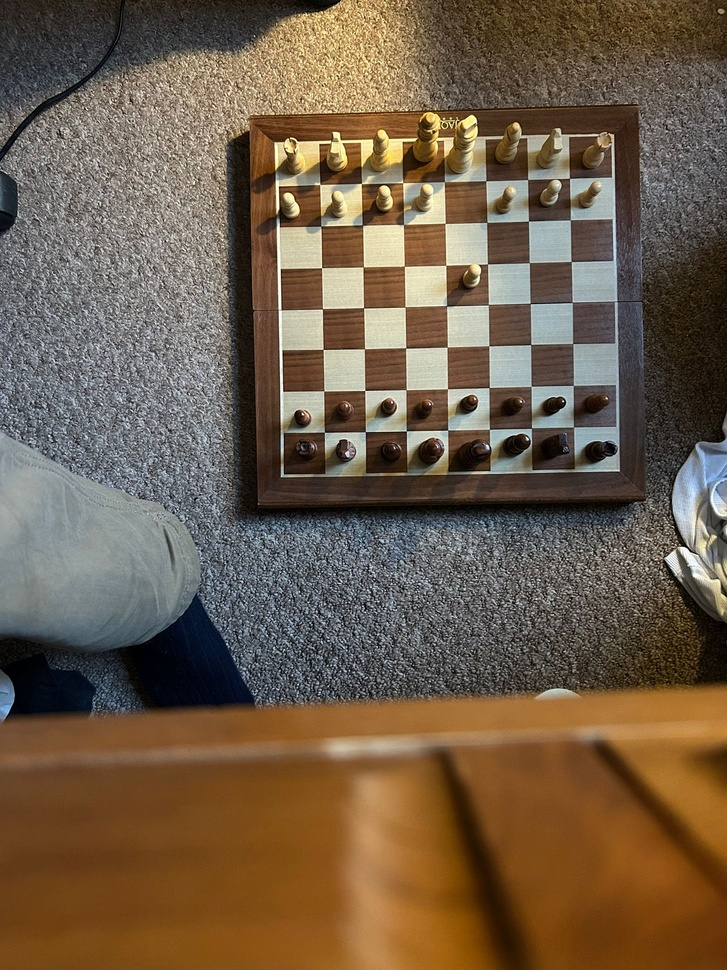
#> input picture lowlevel/coord_finder/input/im2.jpeg, 727 x 970 px, shrunk from 1536 x 2048 before the run
$ python -i board_roi.py   (imports and definitions only)
#> lines starting #> are read from the running program, lines starting #| are printed output that depends on the picture; after the words box and inside, x2 and y2 are one past the last pixel; in counts of white or black regions, pixels touching at a corner belong together
#> further down, picture is the input picture: shape (970, 727, 3); mean B, G, R 73.5, 93.5, 111.4
#!/usr/bin/env python3
"""Coarse outer-board quad for gating corner search (stationary view).

Prefer LiveChess2FEN outer corners (same detector as the piece pipelines).
Contour path is a fallback when LC2FEN is unavailable — never the
chessboard-first detector, which can lock onto the wrist-camera cable.
"""

from __future__ import annotations

import sys
from pathlib import Path

import cv2
import numpy as np

_COORD = Path(__file__).resolve().parents[2]
if str(_COORD) not in sys.path:
    sys.path.insert(0, str(_COORD))


def _order_quad_points(points: np.ndarray) -> np.ndarray:
    pts = points.astype(np.float32)
    top = pts[np.argsort(pts[:, 1])[:2]]
    bottom = pts[np.argsort(pts[:, 1])[2:]]
    tl, tr = top[np.argsort(top[:, 0])]
    bl, br = bottom[np.argsort(bottom[:, 0])]
    return np.array([tl, tr, br, bl], dtype=np.float32)


def _quad_from_contour(contour: np.ndarray) -> np.ndarray | None:
    if contour is None or len(contour) < 4:
        return None
    hull = cv2.convexHull(contour)
    peri = cv2.arcLength(hull, True)
    for eps_scale in np.linspace(0.01, 0.12, 24):
        approx = cv2.approxPolyDP(hull, eps_scale * peri, True)
        if len(approx) == 4:
            return _order_quad_points(approx.reshape(4, 2))
    rect = cv2.minAreaRect(contour)
    if rect[1][0] <= 1 or rect[1][1] <= 1:
        return None
    return _order_quad_points(cv2.boxPoints(rect))


def find_board_contour_quad(image_bgr: np.ndarray) -> np.ndarray | None:
    """Largest board-like quadrilateral in the frame, or None."""
    gray = cv2.cvtColor(image_bgr, cv2.COLOR_BGR2GRAY) if image_bgr.ndim == 3 else image_bgr
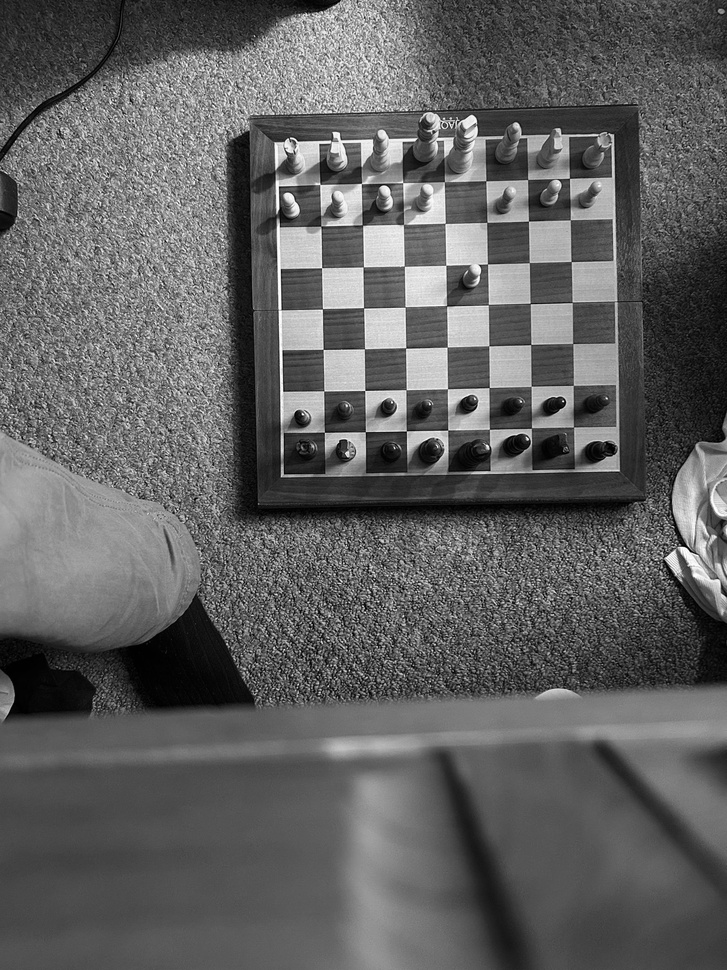
#> gray: shape (970, 727); min 0, max 255, mean 96.6
    h, w = gray.shape[:2]
#> h = 970; w = 727
    min_area = 0.08 * w * h
#> min_area = 56415.2
    best = None
    best_area = 0.0

    blur = cv2.GaussianBlur(gray, (5, 5), 0)
    edge_variants = [
        cv2.Canny(blur, low, high) for low, high in ((30, 100), (50, 150), (80, 200))
    ]
#> edge_variants = 3 items
    for edges in edge_variants:
        contours, _ = cv2.findContours(edges, cv2.RETR_EXTERNAL, cv2.CHAIN_APPROX_SIMPLE)
        for contour in contours:
            area = cv2.contourArea(contour)
            if area < min_area:
                continue
            quad = _quad_from_contour(contour)
            if quad is None:
                continue
            quad_area = cv2.contourArea(quad.reshape(-1, 1, 2).astype(np.int32))
            if quad_area > best_area:
                best_area = quad_area
                best = quad
#> this loop made 3 passes
#> after the loop, best = [[279, 186], [603, 135], [615, 426], [284, 474]]; best_area = 95232

    if best is not None:
        return best

    _, thresh = cv2.threshold(blur, 0, 255, cv2.THRESH_BINARY + cv2.THRESH_OTSU)
    contours, _ = cv2.findContours(thresh, cv2.RETR_EXTERNAL, cv2.CHAIN_APPROX_SIMPLE)
    for contour in contours:
        area = cv2.contourArea(contour)
        if area < min_area:
            continue
        quad = _quad_from_contour(contour)
        if quad is None:
            continue
        quad_area = cv2.contourArea(quad.reshape(-1, 1, 2).astype(np.int32))
        if quad_area > best_area:
            best_area = quad_area
            best = quad
    return best


# [18 lines left out: function find_board_gate_quad, not called in this run]


BOARD_GATE_PAD_FRAC = 0.09


# [38 lines left out: functions pad_quad, point_in_quad, board_aabb, board_aabb_with_margin, not called in this run]

>>> import cv2
>>> picture = cv2.imread('../../coord_finder/input/im2.jpeg')
>>> result = find_board_contour_quad(picture)
#> result = [[279, 186], [603, 135], [615, 426], [284, 474]]

$ run again, on lowlevel/coord_finder/input/robot_to_board_calibration.png
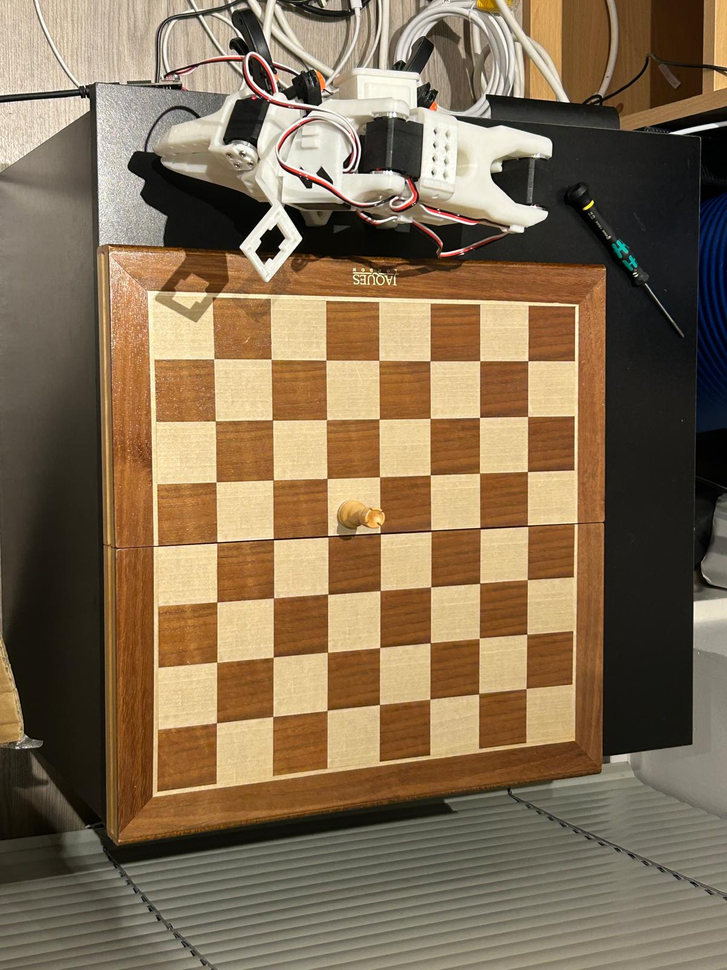
#> input picture lowlevel/coord_finder/input/robot_to_board_calibration.png, 727 x 970 px, shrunk from 1200 x 1600 before the run
#> picture is the input picture: shape (970, 727, 3); mean B, G, R 83.2, 109.7, 130
#> in find_board_contour_quad, `gray = cv2.cvtColor(image_bgr, cv2.COLOR_BGR2GRAY) if image_bgr.ndim =..`:
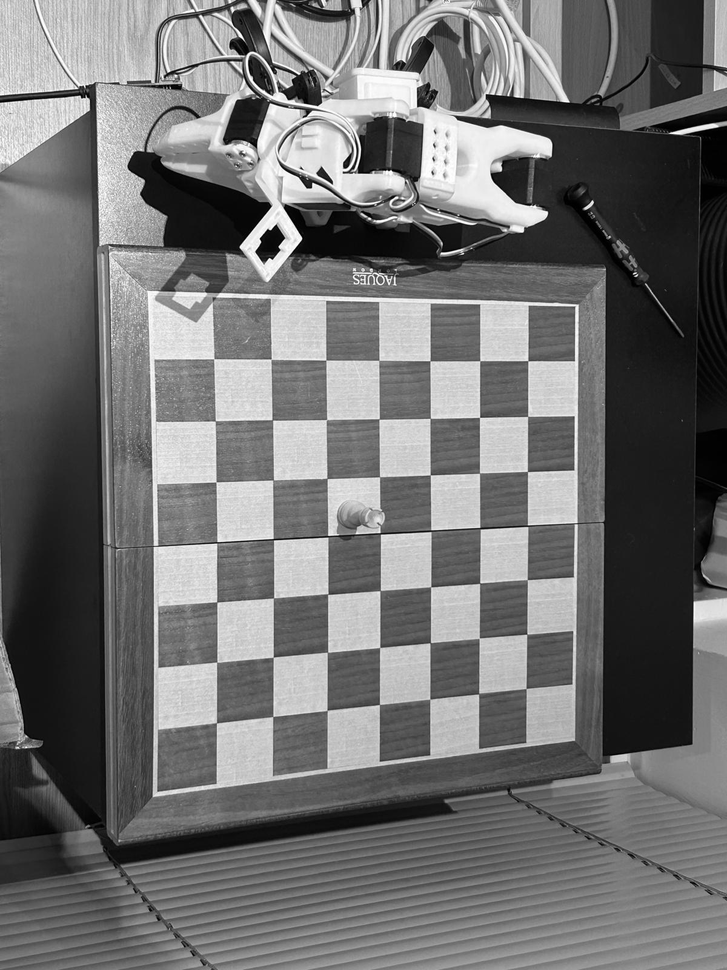
#> gray: shape (970, 727); min 0, max 255, mean 112.7
#> edge_variants = 3 items
#> the loop in find_board_contour_quad, `for edges in edge_variants:` made 3 passes
#> after the loop in find_board_contour_quad, `for edges in edge_variants:`: best_area = 0
#> in find_board_contour_quad, `_, thresh = cv2.threshold(blur, 0, 255, cv2.THRESH_BINARY + cv2.THRESH..`:
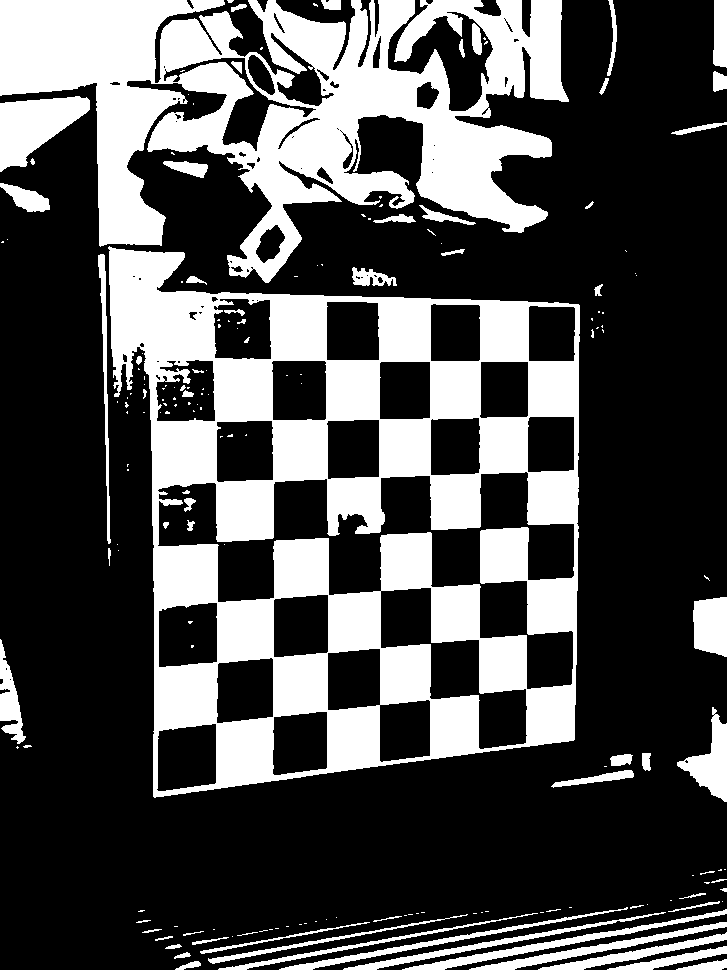
#> thresh: shape (970, 727); 31% white; 179 white regions (112 under 20 px)
#> in find_board_contour_quad, `contours, _ = cv2.findContours(thresh, cv2.RETR_EXTERNAL, cv2.CHAIN_AP..`: contours = 136 contours, 92 with area under 20; largest, box (x1, y1, x2, y2) and area: (108, 246, 580, 798) 205470, (0, 0, 569, 283) 78373, (0, 96, 90, 172) 3819, (677, 707, 727, 802) 1872, (693, 597, 727, 657) 1698
#> the loop in find_board_contour_quad, `for contour in contours:` made 136 passes
#> (area, quad_area, best_area, best) on pass 103: (205470, 219134, 219134, [[109, 246], [579, 305], [573, 740], [153, 796]])
#> after the loop in find_board_contour_quad, `for contour in contours:`: best_area = 219134
#> result = [[109, 246], [579, 305], [573, 740], [153, 796]]
